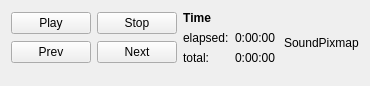
<ui version="4.0" >
 <class>PlaybackWidget</class>
 <widget class="QWidget" name="PlaybackWidget" >
  <property name="geometry" >
   <rect>
    <x>0</x>
    <y>0</y>
    <width>370</width>
    <height>86</height>
   </rect>
  </property>
  <property name="sizePolicy" >
   <sizepolicy vsizetype="Minimum" hsizetype="Minimum" >
    <horstretch>0</horstretch>
    <verstretch>0</verstretch>
   </sizepolicy>
  </property>
  <layout class="QHBoxLayout" name="horizontalLayout_2" >
   <item>
    <layout class="QVBoxLayout" name="verticalLayout_2" >
     <item>
      <layout class="QHBoxLayout" name="horizontalLayout" >
       <item>
        <layout class="QGridLayout" name="gridLayout" >
         <item row="0" column="0" >
          <widget class="QPushButton" name="m_playButton" >
           <property name="text" >
            <string>Play</string>
           </property>
          </widget>
         </item>
         <item row="0" column="1" >
          <widget class="QPushButton" name="m_stopButton" >
           <property name="text" >
            <string>Stop</string>
           </property>
          </widget>
         </item>
         <item row="1" column="0" >
          <widget class="QPushButton" name="m_prevButton" >
           <property name="text" >
            <string>Prev</string>
           </property>
          </widget>
         </item>
         <item row="1" column="1" >
          <widget class="QPushButton" name="m_nextButton" >
           <property name="text" >
            <string>Next</string>
           </property>
          </widget>
         </item>
        </layout>
       </item>
       <item>
        <layout class="QVBoxLayout" name="verticalLayout" >
         <item>
          <widget class="QLabel" name="label" >
           <property name="font" >
            <font>
             <weight>75</weight>
             <italic>false</italic>
             <bold>true</bold>
             <underline>false</underline>
             <kerning>false</kerning>
            </font>
           </property>
           <property name="text" >
            <string>Time</string>
           </property>
          </widget>
         </item>
         <item>
          <layout class="QGridLayout" name="gridLayout_2" >
           <item row="0" column="0" >
            <widget class="QLabel" name="label_2" >
             <property name="text" >
              <string>elapsed:</string>
             </property>
            </widget>
           </item>
           <item row="0" column="1" >
            <widget class="QLabel" name="m_elapsedTimeLabel" >
             <property name="text" >
              <string>0:00:00</string>
             </property>
            </widget>
           </item>
           <item row="1" column="0" >
            <widget class="QLabel" name="label_3" >
             <property name="text" >
              <string>total:</string>
             </property>
            </widget>
           </item>
           <item row="1" column="1" >
            <widget class="QLabel" name="m_totalTimeLabel" >
             <property name="text" >
              <string>0:00:00</string>
             </property>
            </widget>
           </item>
          </layout>
         </item>
        </layout>
       </item>
      </layout>
     </item>
     <item>
      <widget class="VolSlider" native="1" name="m_volumeSlider" >
       <property name="sizePolicy" >
        <sizepolicy vsizetype="Preferred" hsizetype="Expanding" >
         <horstretch>0</horstretch>
         <verstretch>0</verstretch>
        </sizepolicy>
       </property>
       <property name="maximum" stdset="0" >
        <number>100</number>
       </property>
      </widget>
     </item>
    </layout>
   </item>
   <item>
    <widget class="QLabel" name="m_soundLabel" >
     <property name="text" >
      <string>SoundPixmap</string>
     </property>
    </widget>
   </item>
  </layout>
 </widget>
 <customwidgets>
  <customwidget>
   <class>VolSlider</class>
   <extends>QWidget</extends>
   <header>volslider.h</header>
   <container>1</container>
  </customwidget>
 </customwidgets>
 <resources/>
 <connections/>
</ui>
